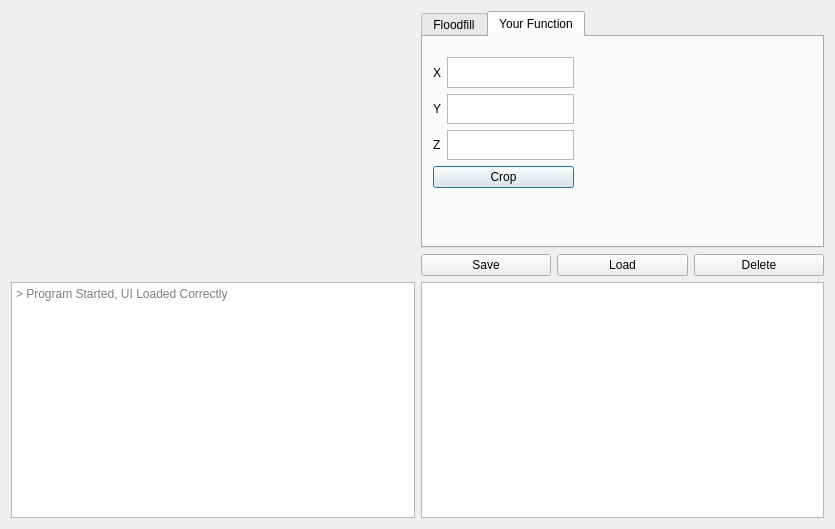
<?xml version="1.0" encoding="UTF-8"?>
<ui version="4.0">
 <class>Dialog</class>
 <widget class="QDialog" name="Dialog">
  <property name="geometry">
   <rect>
    <x>0</x>
    <y>0</y>
    <width>835</width>
    <height>529</height>
   </rect>
  </property>
  <property name="sizePolicy">
   <sizepolicy hsizetype="Maximum" vsizetype="Maximum">
    <horstretch>0</horstretch>
    <verstretch>0</verstretch>
   </sizepolicy>
  </property>
  <property name="windowTitle">
   <string>Dialog</string>
  </property>
  <layout class="QGridLayout" name="gridLayout">
   <item row="2" column="0">
    <layout class="QVBoxLayout" name="message_center_layout">
     <item>
      <widget class="QTextEdit" name="textEdit">
       <property name="enabled">
        <bool>true</bool>
       </property>
       <property name="sizeAdjustPolicy">
        <enum>QAbstractScrollArea::AdjustToContents</enum>
       </property>
       <property name="readOnly">
        <bool>true</bool>
       </property>
       <property name="overwriteMode">
        <bool>true</bool>
       </property>
       <property name="placeholderText">
        <string>&gt; Program Started, UI Loaded Correctly</string>
       </property>
      </widget>
     </item>
    </layout>
   </item>
   <item row="2" column="1">
    <layout class="QVBoxLayout" name="segmentation_layout">
     <item>
      <widget class="QListWidget" name="listWidget"/>
     </item>
    </layout>
   </item>
   <item row="0" column="0" rowspan="2">
    <layout class="QGridLayout" name="data_display_window">
     <item row="2" column="0">
      <widget class="QWidget" name="lower" native="true"/>
     </item>
     <item row="1" column="0">
      <widget class="QWidget" name="top" native="true"/>
     </item>
    </layout>
   </item>
   <item row="0" column="1">
    <layout class="QVBoxLayout" name="system_mode_layout">
     <item>
      <widget class="QTabWidget" name="system_mode">
       <property name="enabled">
        <bool>true</bool>
       </property>
       <property name="cursor">
        <cursorShape>OpenHandCursor</cursorShape>
       </property>
       <property name="autoFillBackground">
        <bool>false</bool>
       </property>
       <property name="tabShape">
        <enum>QTabWidget::Rounded</enum>
       </property>
       <property name="currentIndex">
        <number>1</number>
       </property>
       <property name="iconSize">
        <size>
         <width>16</width>
         <height>16</height>
        </size>
       </property>
       <widget class="QWidget" name="floodfill">
        <attribute name="title">
         <string>Floodfill</string>
        </attribute>
        <layout class="QVBoxLayout" name="verticalLayout_2">
         <item>
          <layout class="QVBoxLayout" name="verticalLayout">
           <item>
            <widget class="QPushButton" name="btn_floodfill_done">
             <property name="text">
              <string>Done</string>
             </property>
             <property name="autoDefault">
              <bool>false</bool>
             </property>
            </widget>
           </item>
           <item>
            <widget class="QPushButton" name="btn_floodfill_cancel">
             <property name="text">
              <string>Cancel</string>
             </property>
             <property name="autoDefault">
              <bool>false</bool>
             </property>
            </widget>
           </item>
          </layout>
         </item>
        </layout>
       </widget>
       <widget class="QWidget" name="your_function">
        <attribute name="title">
         <string>Your Function</string>
        </attribute>
        <widget class="QWidget" name="verticalLayoutWidget">
         <property name="geometry">
          <rect>
           <x>10</x>
           <y>20</y>
           <width>141</width>
           <height>131</height>
          </rect>
         </property>
         <layout class="QVBoxLayout" name="verticalLayout_3" stretch="0,0,0,0">
          <item>
           <layout class="QHBoxLayout" name="horizontalLayout">
            <item>
             <widget class="QLabel" name="label">
              <property name="text">
               <string>X</string>
              </property>
             </widget>
            </item>
            <item>
             <widget class="QPlainTextEdit" name="func_x_pos"/>
            </item>
           </layout>
          </item>
          <item>
           <layout class="QHBoxLayout" name="horizontalLayout_2">
            <item>
             <widget class="QLabel" name="label_2">
              <property name="text">
               <string>Y</string>
              </property>
             </widget>
            </item>
            <item>
             <widget class="QPlainTextEdit" name="func_y_pos"/>
            </item>
           </layout>
          </item>
          <item>
           <layout class="QHBoxLayout" name="horizontalLayout_3">
            <item>
             <widget class="QLabel" name="label_3">
              <property name="text">
               <string>Z</string>
              </property>
             </widget>
            </item>
            <item>
             <widget class="QPlainTextEdit" name="func_z_pos"/>
            </item>
           </layout>
          </item>
          <item>
           <widget class="QPushButton" name="btn_func_crop">
            <property name="text">
             <string>Crop</string>
            </property>
           </widget>
          </item>
         </layout>
        </widget>
       </widget>
      </widget>
     </item>
    </layout>
   </item>
   <item row="1" column="1">
    <layout class="QHBoxLayout" name="common_buttons_layout">
     <item>
      <widget class="QPushButton" name="common_save">
       <property name="text">
        <string>Save</string>
       </property>
       <property name="autoDefault">
        <bool>false</bool>
       </property>
      </widget>
     </item>
     <item>
      <widget class="QPushButton" name="common_load">
       <property name="text">
        <string>Load</string>
       </property>
       <property name="autoDefault">
        <bool>false</bool>
       </property>
      </widget>
     </item>
     <item>
      <widget class="QPushButton" name="common_delete">
       <property name="text">
        <string>Delete</string>
       </property>
       <property name="autoDefault">
        <bool>false</bool>
       </property>
      </widget>
     </item>
    </layout>
   </item>
  </layout>
 </widget>
 <resources/>
 <connections/>
</ui>
